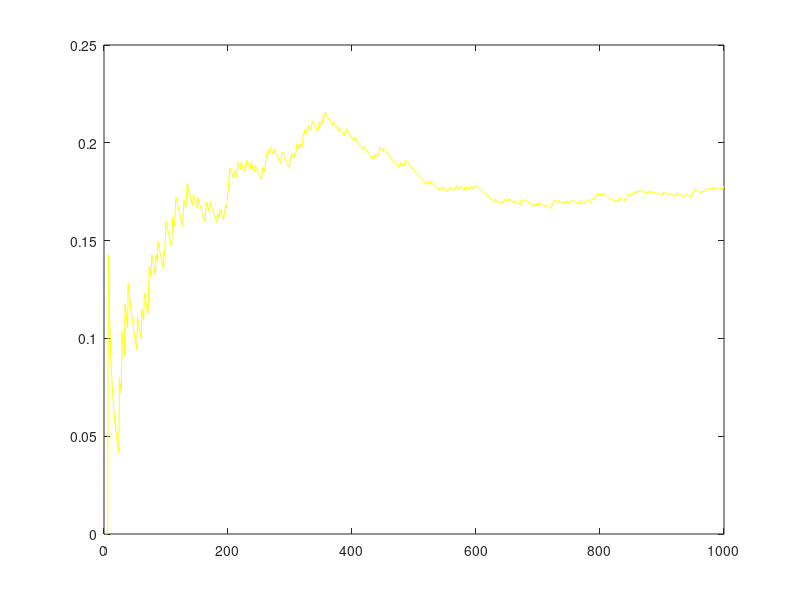

The MATLAB source for this figure: (Note: this script raises an error after producing the figure.)
%% Aufgabe S4.1 
% Simulation eines fairen Würfels 

% Anzahl Sequenzen
n = 1000;

% RNG initialisiseren und n-mal würfeln
rng(42);
seq1 = random('unid', 6, [1 n]);

% RNG initialisiseren und nochmals n-mal würfeln
rng(42);
seq2 = random('unid', 6, [1 n]);

% Sequenzen vergleichen
all(seq1 == seq2)

%% Aufgabe S4.1
% Absolute und relative Häufigkeit einer 6 berechnen

% Anzahl Sequenzen
n = [10 50 100 1000];

% RNG initialisiseren und n-mal für verschiedene Sequenzen würfeln
rng(42);
seq1 = random('unid', 6, [1 n(1)]);
rng(42);
seq2 = random('unid', 6, [1 n(2)]);
rng(42);
seq3 = random('unid', 6, [1 n(3)]);
rng(42);
seq4 = random('unid', 6, [1 n(4)]);

% Absolute Wahrscheinlichkeit einer 6 berechnen
H1 = cumsum(seq1 == 6);
H2 = cumsum(seq2 == 6);
H3 = cumsum(seq3 == 6);
H4 = cumsum(seq4 == 6);

% relative Wahrscheinlichkeit einer 6 berechnen
h1 = H1./(1:n(1));
h2 = H2./(1:n(2));
h3 = H3./(1:n(3));
h4 = H4./(1:n(4));

%plot(1:n(1), h1, 'r');
%plot(1:n(2), h2, 'g');
%plot(1:n(3), h3, 'b');
plot(1:n(4), h4, 'y');

%% Aufgabe 4.2b
% Würfelsimulation

% rng initialisieren
rng(42);

% boolesche Sequenz mit der länge n erzeugen
n = 20;
v = (random('unid', 2, [1 n]) == 2); 

% Längste Teilsequenz von true-Werten finden
longestrun(v)

%% Aufgabe 4.2c
% Teilaufgabe b 1000x wiederholen und relative Häufigkeit für l = 7 bestimmen
n = 1000;
H = 0;

rng(42);

for i = 1:n
    v = (random('unid', 2, [1 20]) == 2);
    if(longestrun(v) > 7)
        H = H + 1;
    end
end

% Absolute Häufigkeit
display(H);
% Relative Häufigkeit
display(H/1000);

%% Aufgabe 4.2d
% Teilaufgabe b 1000x wiederholen und relative Häufigkeit für l = 7 bestimmen
n = 1000;
H1 = 0;
H2 = 0;
H3 = 0;
H4 = 0;

rng(42);

for i = 1:n
    v = (random('unid', 2, [1 20]) == 2);
    if(longestrun(v) > 7)
        H1 = H1 + 1;
    end
end

for i = 1:n
    v = (random('unid', 2, [1 30]) == 2);
    if(longestrun(v) > 7)
        H2 = H2 + 1;
    end
end

for i = 1:n
    v = (random('unid', 2, [1 50]) == 2);
    if(longestrun(v) > 7)
        H3 = H3 + 1;
    end
end

for i = 1:n
    v = (random('unid', 2, [1 400]) == 2);
    if(longestrun(v) > 7)
        H4 = H4 + 1;
    end
end

% Relative Häufigkeiten berechnen
h1 = H1/1000
h2 = H2/1000
h3 = H3/1000
h4 = H4/1000







